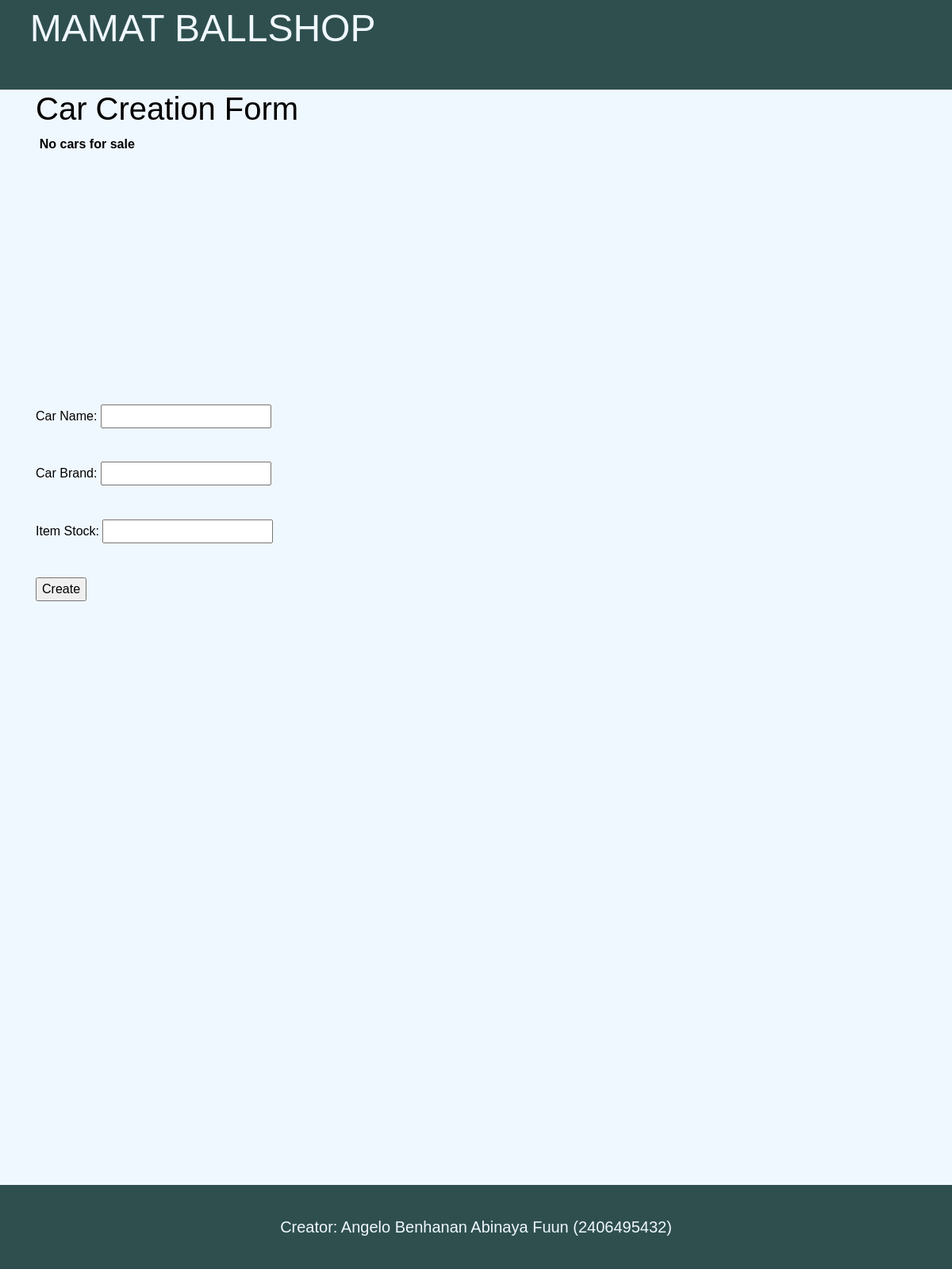
The page /create_car on the database as committed earlier.
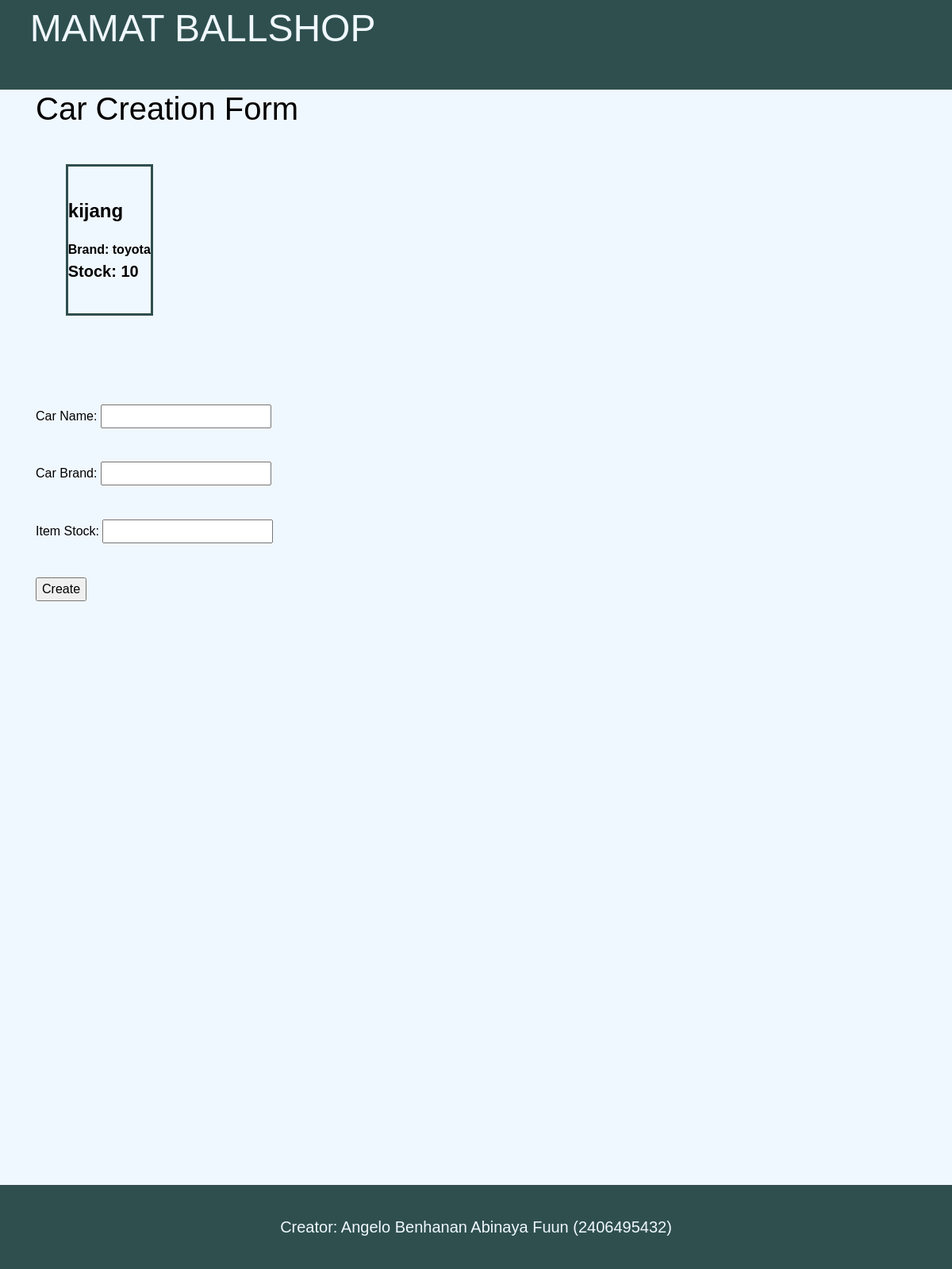
The same page on the database as committed later.
### main/models.py (models this page shows, shortened)
class Car(models.Model):
    name = models.CharField(max_length=255, default="", editable=False)
    brand = models.CharField(max_length=255, default="", editable=False)
    stock = models.IntegerField(editable=True)

### main/views.py (the view)
# urls.py: path("create_car", views.createCar, name="create_car"),
def createCar(request):
    carList = Car.objects.all()
    if request.method == "POST":
        creationForm = CarCreationForm(request.POST)
        if (creationForm.is_valid()):
            name = creationForm.cleaned_data["name"]
            brand = creationForm.cleaned_data["brand"]
            stock = creationForm.cleaned_data["stock"]
            newCar = Car(name = name, brand = brand, stock = stock)
            newCar.save()
            return render(request, "CarCreationPage.html", {"carList": carList, "creationForm": creationForm})
    else:
        creationForm = CarCreationForm()
    return render(request, "CarCreationPage.html", {"carList": carList, "creationForm": creationForm})

### main/forms.py
class CarCreationForm(forms.Form):
    name = forms.CharField(max_length=255)
    brand = forms.CharField(max_length=255)
    stock = forms.IntegerField()

### main/templates/CarCreationPage.html (shortened to what this page needs)
{% extends "base.html" %}
{% block content %}
    <div class = "details">
        <h1 style = "font-size: 250%;">
            Car Creation Form
        </h1>
        <div style = "min-height: 7cm;">
        {% if carList %}
            {% for car in carList %}
                <div class = "itemDisplay">
                    <b class = "itemDetail" >
                        <div style = "font-size: 150%; color: black; margin-bottom: 0.5cm;">
                            {{ car.name }}
                        </div>
                        <div style = "font-size: 100%; color: black; margin-top: 0.5cm;">
                            Brand: {{ car.brand }}
                        </div>
                        <div style = "font-size: 125%; color: black;">
                            Stock: {{ car.stock }}
                        </div>
                    </b>
                </div>
            {% endfor %}
        {% else %}
            <b style = "color:black; font-family: Verdana, Geneva, Tahoma, sans-serif; text-align: left; padding: 0.125cm; padding-top: 1cm; font-size: 100%;">
                No cars for sale
            </b>
        {% endif %}
    </div>
        <form method = "POST" style = "font-size: 100%;">
            <div style = "padding-top: 2cm; padding-bottom: 1cm;">
                <label>
                    Car Name:
                </label>
                {{ creationForm.name }}
            </div>
            <div style = "padding-bottom: 1cm;">
                <label>
                    Car Brand:
                </label>
                {{ creationForm.brand }}
            </div>
            <div style = "padding-bottom: 1cm;">
                <label>
                    Item Stock:
                </label>
                {{ creationForm.stock }}
            </div>
            <input type = "submit" value = "Create">
        </form>
    </div>
{% endblock %}

### main/templates/base.html (shortened to what this page needs)
<!DOCTYPE html>
<html lang = "en">
    <head>
        <link rel = "stylesheet" href = "https://stackpath.bootstrapcdn.com/bootstrap/4.3.1/css/bootstrap.min.css"  rel = "stylesheet" />
    </head>
    <header>
        <div>
            <a href = "{% url "homepage" %}" style = "font-size: 300%; font-family:'Gill Sans', 'Gill Sans MT', Calibri, 'Trebuchet MS', sans-serif; text-align: left; color: aliceblue; padding-left: 1cm;">
                MAMAT BALLSHOP
            </a>
        </div>
    </header>
    <body>
        <div class = "container">
            {% block content %} {% endblock %}
        </div>
    </body>
    <footer>
        <div style = "margin: 1cm;">
            <p style = "color:aliceblue; font-family:'Gill Sans', 'Gill Sans MT', Calibri, 'Trebuchet MS', sans-serif; text-align: center; font-size:125%;">
                Creator: Angelo Benhanan Abinaya Fuun (2406495432)
            </p>
        </div>
    </footer>
</html>

Rows that differ between the two databases and show on the page:
added Car: name "kijang", brand "toyota", stock "10"
Other text that changed with them:
text no longer shown: "No cars for sale"
